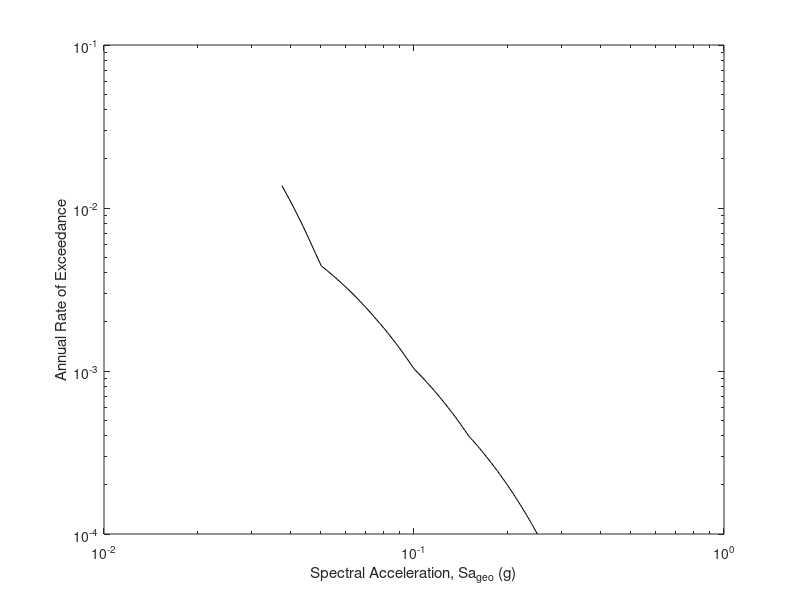

MATLAB code to generate this figure: (Note: this script raises an error after producing the figure.)

%==========================================================================================
% Fragility estimation, hazard analysis, Risk calculation, and R_avl calculation from IDA
% Ketan Gupta, IIT Roorkee, 2024
% ketan_g@eq.iitr.ac.in
% Geometric mean of intensities; Risk integral truncated for lower and upper bounds
%==========================================================================================

clear; clc;

%%%%%%%%%% INPUTS %%%%%%%%%%

MCE = 0.15;
median_Op = 0.28; std_Op = 0.39;
median_CP = 0.57; std_CP = 0.29;

% Integral lower bound -
low_int_IO = 0.0375;
low_int_CP = 0.0375;

% Integral upper bound -
high_int_IO = 0.25;
high_int_CP = 0.25;

hazard = [0.0375 0.0137; 0.05 0.00444; 0.075 0.00211; 0.1 0.00103; 0.15 0.00040; 0.2 0.0002; 0.25 0.0001];

%%%%%%%%%% END OF INPUTS %%%%%%%%%%

phi_MCE_Op = 1/std_Op*log(MCE/median_Op);
phi_MCE_CP = 1/std_CP*log(MCE/median_CP);

P_MCE_Op = normcdf(phi_MCE_Op)*100;     % P[Op|MCE] for Operational level
P_MCE_CP = normcdf(phi_MCE_CP)*100;     % P[CP|MCE] for Collapse level
fprintf ("Probability of Exceeding Operational given MCE is %6.3f %%\n",P_MCE_Op);
fprintf ("Probability of Exceeding Collapse given MCE is %6.3f %%\n",P_MCE_CP);

% Discretization -
disStep = 100;
dis_IO = (high_int_IO-low_int_IO)/disStep;
dis_CP = (high_int_CP-low_int_CP)/disStep;

% Hazard Curve -
spec_acc_fr_IO_Risk = low_int_IO:dis_IO:high_int_IO;                                    % Hazard lower and upper limits
spec_acc_fr_CP_Risk = low_int_CP:dis_CP:high_int_CP;

for i = 1:size(spec_acc_fr_CP_Risk,2)
    % hazrad_mod(i) = interp1(hazard(:,1),hazard(:,2),spec_acc_fr_CP_Risk(i));
    hazrad_mod(i) = exp(interp1(hazard(:,1),log(hazard(:,2)),spec_acc_fr_CP_Risk(i)));
end


figure
loglog(spec_acc_fr_CP_Risk,hazrad_mod,'k','LineWidth',0.75)
xlabel('Spectral Acceleration, Sa_g_e_o (g)')
ylabel('Annual Rate of Exceedance')
res = 1200;
box on
ax = gca;
ax.LineWidth = 1.2;
set(gca, 'FontName', 'Times New Roman')
x0=500;
y0=300;
width=220;
height=180;
set(gcf,'units','points','position',[x0,y0,width,height]);
print('Hazard Curve.png','-dpng',['-r' num2str(res)]);

% Fragility function -
fragility_Op = makedist('Lognormal','mu',median_Op,'sigma',std_Op);
fragility_CP = makedist('Lognormal','mu',median_CP,'sigma',std_CP);

% Fragility Curve -
frag_high = norminv(0.9999,median_CP, std_CP);                                         % Upper limit for fragility plot
spec_acc_fr = 0:dis_CP:frag_high;
fragility_Op_plot = normcdf((log(spec_acc_fr/median_Op))/std_Op);
fragility_CP_plot = normcdf((log(spec_acc_fr/median_CP))/std_CP);
figure
plot(spec_acc_fr,fragility_Op_plot, '-r', 'linewidth', 1)
hold on
plot(spec_acc_fr,fragility_CP_plot, '-b', 'linewidth', 1)
hold on
grid on
%title('Fragility Curve')
xlabel('Spectral Acceleration, Sa(T1) (g)')
ylabel('Probability of Exceedance')
xlim([0 frag_high])
yticks(0:0.25:1);
%legend('Fragility Curve');
med_IO = round(median_Op,2);
med_CP = round(median_CP,2);
std_IO = round(std_Op,2);
std_CP = round(std_CP,2);
dim = [0.55, 0.2, 0.3, 0.15];
str = {['\mu_I_O = ',num2str(med_IO),', ','\beta_I_O = ',num2str(std_IO)],['\mu_C_P = ',num2str(med_CP),', ','\beta_C_P = ',num2str(std_CP)]};
annotation('textbox',dim,'String',str,'FitBoxToText','on','FontSize', 6, 'FontName', 'Times New Roman', 'BackgroundColor', 'w');
res = 1200;
box on
ax = gca;
ax.LineWidth = 1.2;
set(gca, 'FontName', 'Times New Roman')
x0=500;
y0=300;
width=220;
height=180;
set(gcf,'units','points','position',[x0,y0,width,height]);

% Modification in fragility for area = 1
fragility_IO_mod = truncate(fragility_Op,low_int_IO,high_int_IO);
fragility_CP_mod = truncate(fragility_CP,low_int_CP,high_int_CP);


plot(spec_acc_fr,cdf(fragility_IO_mod,spec_acc_fr),':r','LineWidth',1.5)
plot(spec_acc_fr,cdf(fragility_CP_mod,spec_acc_fr),':b','LineWidth',1.5)
print('Fragility Curve.png','-dpng',['-r' num2str(res)]);

% Fragility for Risk integration -
ii = 0;
for i = low_int_IO:dis_IO:high_int_IO
    ii = ii + 1;
    fragility_Risk_IO(ii) = cdf(fragility_IO_mod,i);
end
ii = 0;
for i = low_int_CP:dis_CP:high_int_CP
    ii = ii + 1;
    fragility_Risk_CP(ii) = cdf(fragility_CP_mod,i);
end

% Risk -
m_IO = size(spec_acc_fr_IO_Risk,2);
for i = 2:m_IO-1
    del_s = spec_acc_fr_IO_Risk(i) - spec_acc_fr_IO_Risk(i-1);
    del_F = fragility_Risk_IO(i) - fragility_Risk_IO(i-1);
    mi = log(hazrad_mod(i)/hazrad_mod(i-1))/del_s;
    ai = hazrad_mod(i)*(1-exp(mi * del_s));
    bi = hazrad_mod(i)/del_s*(exp(mi*del_s)*(del_s-1/mi)+1/mi);
    lambda_IO(i) = fragility_Risk_IO(i)*ai - del_F*bi;
end

sum3_IO = 0;
size3 = size(lambda_IO,2);
for i = 1:size3
    sum3_IO = sum3_IO + lambda_IO(i);
end
mean_ann_R_IO = sum3_IO;
ann_prob_IO = 1-exp(-1*mean_ann_R_IO);
Mean_ann_R_IO = mean_ann_R_IO*100;
Ann_prob_IO = ann_prob_IO*100;
fprintf ("Mean Annual Rate of Exceeding IO is %6.3f %%\n",Mean_ann_R_IO);

m_CP = size(spec_acc_fr_CP_Risk,2);
for i = 2:m_CP-1
    del_s = spec_acc_fr_CP_Risk(i) - spec_acc_fr_CP_Risk(i-1);
    del_F = fragility_Risk_CP(i) - fragility_Risk_CP(i-1);
    mi = log(hazrad_mod(i)/hazrad_mod(i-1))/del_s;
    ai = hazrad_mod(i)*(1-exp(mi * del_s));
    bi = hazrad_mod(i)/del_s*(exp(mi*del_s)*(del_s-1/mi)+1/mi);
    lambda_CP(i) = fragility_Risk_CP(i)*ai - del_F*bi;
end

sum3_CP = 0;
size3 = size(lambda_CP,2);
for i = 1:size3
    sum3_CP = sum3_CP + lambda_CP(i);
end
mean_ann_R_CP = sum3_CP;
ann_prob_CP = 1-exp(-1*mean_ann_R_CP);
Mean_ann_R_CP = mean_ann_R_CP*100;
Ann_prob_CP = ann_prob_CP*100;
fprintf ("Mean Annual Rate of Exceeding CP is %6.3f %%\n",Mean_ann_R_CP);

% Save results to text file -
fid = fopen('Fragility & Risk Results.txt', 'w');
fprintf(fid,"Median for IO = %5.3f g ; Std. Dev. for IO = %5.3f; \nMedian for CP = %5.3f g ; " + ...
    "Std. Dev. for CP = %5.3f; \n\nP[IO|MCE] = %5.2f %%\nP[CP|MCE] = %5.2f %%\n\nMean Annual Rate of Exceeding IO   = %6.3f %%" + ...
    "\nMean Annual Rate of Exceeding CP   = %6.3f %%", median_Op, std_Op, median_CP, std_CP, P_MCE_Op, P_MCE_CP, Mean_ann_R_IO, Mean_ann_R_CP);
fclose(fid);